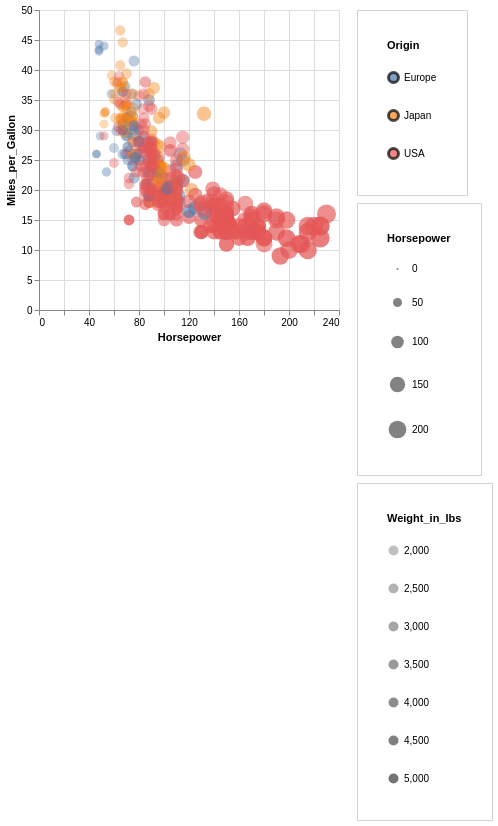

The Vega-Lite source for this figure:
### Vega-Lite specification from a JSON file in a GitHub repository (floating-point values rounded to 4 significant figures; data arrays with more than 128 entries replaced by an {"elided": "..."} marker saying what was removed)
{"$schema": "https://vega.github.io/schema/vega-lite/v5.json", "data": {"values": {"elided": "406 records"}}, "encoding": {"color": {"field": "Origin", "legend": {"padding": 30, "rowPadding": 15, "strokeColor": "lightgrey", "symbolStrokeColor": "black", "symbolStrokeWidth": 3, "titlePadding": 20}, "type": "nominal"}, "opacity": {"field": "Weight_in_lbs", "legend": {"padding": 30, "rowPadding": 15, "strokeColor": "lightgrey", "symbolStrokeColor": "black", "symbolStrokeWidth": 3, "titlePadding": 20}, "type": "quantitative"}, "size": {"field": "Horsepower", "legend": {"padding": 30, "rowPadding": 15, "strokeColor": "lightgrey", "symbolStrokeColor": "black", "symbolStrokeWidth": 3, "titlePadding": 20}, "type": "quantitative"}, "x": {"field": "Horsepower", "type": "quantitative"}, "y": {"field": "Miles_per_Gallon", "type": "quantitative"}}, "height": 300, "mark": "circle", "width": 300}
